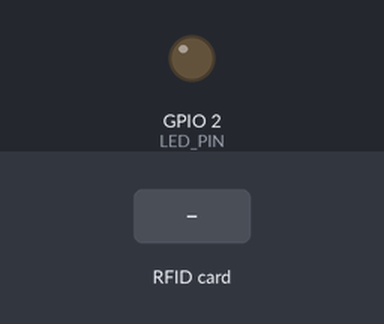
Bench run of a sketch on a simulated ESP32. Shown: output pins drawn as LEDs (lit = HIGH). Inputs (shaded band) come from the test bench. WiFi joins after 1.5 s; servers stay silent unless stated; what the sketch prints to the serial monitor is not drawn.

Above: at 2.7 s.
2.8 s: RFID card 5E 7A 19 C4 held to the reader
At 3.2 s:
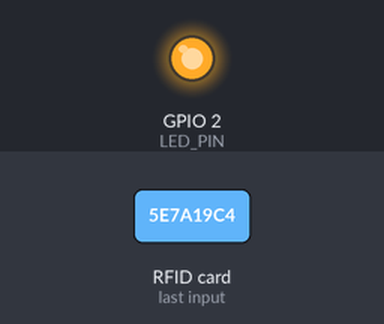
Timing chart, 0 to 5.8 s (numbered marks = the images above; inputs shaded):
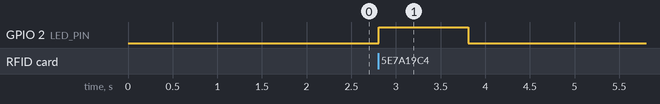

Measured:
- after the input at 2.8 s, GPIO 2 (LED_PIN): LOW → HIGH at once, → LOW 1.0 s later

The sketch:

rfid.ino
```cpp
#include <SPI.h>
#include <MFRC522.h>
#include <WiFi.h>
#include <WebServer.h>

#define SS_PIN 5
#define RST_PIN 22
#define LED_PIN 2

const char* ssid = "";
const char* password = "";

WebServer server(80);
MFRC522 mfrc522(SS_PIN, RST_PIN);

enum Mode { READ_MODE, WRITE_MODE };
Mode currentMode = READ_MODE;
String writeData = "";
String lastCardData = "";
bool cardPresent = false;

void setup() {
  Serial.begin(115200);
  SPI.begin();
  mfrc522.PCD_Init();

  WiFi.begin(ssid, password);
  while (WiFi.status() != WL_CONNECTED) {
    delay(500);
    Serial.print(".");
  }
  Serial.println("\nConnected to WiFi");
  Serial.print("IP address: ");
  Serial.println(WiFi.localIP());

  pinMode(LED_PIN, OUTPUT);
  digitalWrite(LED_PIN, LOW);

  server.on("/setMode", HTTP_POST, handleSetMode);
  server.on("/getCard", HTTP_GET, handleGetCard);

  server.begin();
  Serial.println("HTTP server started");
}

void loop() {
  server.handleClient();
  checkCardPresence();
  delay(100);
}

void checkCardPresence() {
  static unsigned long lastCardTime = 0;
  static bool lastCardState = false;

  bool currentCardState = false;
  if (mfrc522.PICC_IsNewCardPresent() && mfrc522.PICC_ReadCardSerial()) {
    currentCardState = true;
    lastCardTime = millis();
  } else if (millis() - lastCardTime < 1000) {
    currentCardState = true;
  }

if (currentCardState && !lastCardState) {
  handleCardDetected();
  cardPresent = true;
  digitalWrite(LED_PIN, HIGH);
  Serial.println("Card detected.");
} else if (!currentCardState && lastCardState) {
  cardPresent = false;
  digitalWrite(LED_PIN, LOW);
  mfrc522.PICC_HaltA();
  Serial.println("Card removed.");
}


  lastCardState = currentCardState;
}

void handleCardDetected() {

  String uid = "";
  for (byte i = 0; i < mfrc522.uid.size; i++) {
    uid += String(mfrc522.uid.uidByte[i], HEX);
    if (i < mfrc522.uid.size - 1) uid += ":";
  }
  Serial.println("Card detected: " + uid);

  if (currentMode == WRITE_MODE && writeData.length() > 0) {
    String dataToWrite = writeData.substring(0, 22);
    byte buffer[24] = {0};
    dataToWrite.getBytes(buffer, 23);

    bool success = true;
    for (byte page = 4; page <= 9; page++) {
      byte pageData[4] = {
        buffer[(page-4)*4], buffer[(page-4)*4+1],
        buffer[(page-4)*4+2], buffer[(page-4)*4+3]
      };

      if (mfrc522.MIFARE_Ultralight_Write(page, pageData, 4) != MFRC522::STATUS_OK) {
        success = false;
        break;
      }
      delay(50);
    }

    if (success) {
      lastCardData = dataToWrite;
      Serial.println("Write successful: " + dataToWrite);
    }
  } else {
    byte buffer[24] = {0};
    bool success = true;

    for (byte page = 4; page <= 9; page++) {
      byte size = 18;
      byte pageBuffer[18];
      if (mfrc522.MIFARE_Read(page, pageBuffer, &size) != MFRC522::STATUS_OK) {
        success = false;
        break;
      }
      memcpy(&buffer[(page-4)*4], pageBuffer, 4);
    }

    if (success) {
      lastCardData = "";
      for (byte i = 0; i < 22; i++) {
        if (buffer[i] >= 32 && buffer[i] <= 126) {
          lastCardData += (char)buffer[i];
        } else if (buffer[i] != 0) {
          lastCardData += ".";
        }
      }
      Serial.println("Card read: " + lastCardData);
    }
  }

}

void handleSetMode() {
  if (server.method() != HTTP_POST) {
    server.send(405, "application/json", "{\"error\":\"Method Not Allowed\"}");
    return;
  }

  String mode = server.arg("mode");
  if (mode == "READ") {
    currentMode = READ_MODE;
    server.send(200, "application/json", "{\"status\":\"ok\", \"mode\":\"READ\"}");
  } else if (mode == "WRITE") {
    writeData = server.arg("data");
    currentMode = WRITE_MODE;
    server.send(200, "application/json", "{\"status\":\"ok\", \"mode\":\"WRITE\", \"data\":\"" + writeData + "\"}");
  } else {
    server.send(400, "application/json", "{\"error\":\"Invalid mode\"}");
  }
}


void handleGetCard() {
  String json = "{";
  json += "\"card\":\"" + lastCardData + "\",";
  json += "\"mode\":\"" + String(currentMode == READ_MODE ? "READ" : "WRITE") + "\",";
  json += "\"card_present\":" + String(cardPresent ? "true" : "false");
  json += "}";
  server.send(200, "application/json", json);
}
```
